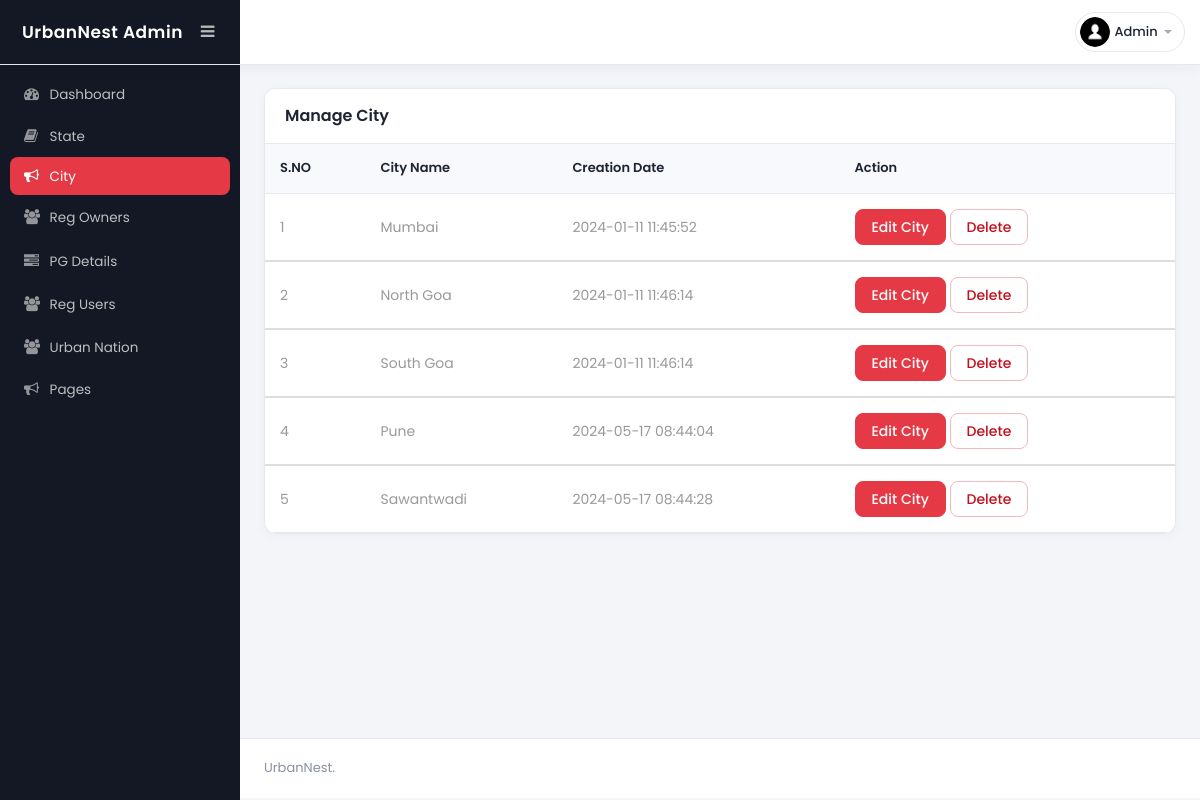
Screenshot of /admin/manage-city.php (signed in) with the database file from the repository.
### tables this page shows
CREATE TABLE `tblcity` (
  `ID` int(10) NOT NULL,
  `StateID` int(10) DEFAULT NULL,
  `City` varchar(120) DEFAULT NULL,
  `CreationDate` timestamp NULL DEFAULT current_timestamp()
);

### includes/security.php (called while the page is built, shortened)
<?php
function h($value): string
{
    return htmlspecialchars((string) ($value ?? ''), ENT_QUOTES, 'UTF-8');
}
function current_admin_id(): int
{
    return (int) ($_SESSION['pgasaid'] ?? 0);
}
function csrf_token(): string
{
    return $_SESSION['csrf_token'];
}

### admin/manage-city.php (the view, shortened to what this page needs)
<?php
require_once __DIR__ . '/../includes/security.php';
include('includes/dbconnection.php');
?>
<!DOCTYPE html>
<head>
<link rel="stylesheet" href="css/bootstrap.min.css" >
<link href="css/style.css" rel='stylesheet' type='text/css' />
<link href="css/style-responsive.css" rel="stylesheet"/>
<link rel="stylesheet" href="css/font.css" type="text/css"/>
<link href="css/font-awesome.css" rel="stylesheet">
<link rel="stylesheet" href="../css/panel.css">
</head>
<body>
<section id="container">
<?php include_once('includes/header.php');?>
<?php include_once('includes/sidebar.php');?>
<section id="main-content">
	<section class="wrapper">
		<div class="table-agile-info">
 <div class="panel panel-default">
    <div class="panel-heading">
     Manage City
    </div>
    <div>
      <table class="table" ui-jq="footable" ui-options='{
        "paging": {
          "enabled": true
        },
        "filtering": {
          "enabled": true
        },
        "sorting": {
          "enabled": true
        }}'>
        <thead>
          <tr>
            <th data-breakpoints="xs">S.NO</th>
            <th>City Name</th>
            <th>Creation Date</th>
            <th data-breakpoints="xs">Action</th>
          </tr>
        </thead>
        <?php
$ret=mysqli_query($con,"select * from  tblcity");
$cnt=1;
while ($row=mysqli_fetch_array($ret)) {
?>
        <tbody>
          <tr data-expanded="true">
            <td><?php echo $cnt;?></td>
                  <td><?php echo h($row['City']); ?></td>
                  <td><?php echo h($row['CreationDate']); ?></td>
                  <td><a href="edit-city.php?editid=<?php echo h($row['ID']); ?>" class="btn btn-primary">Edit City</a>
                      <a href="manage-city.php?delid=<?php echo h($row['ID']); ?>&csrf_token=<?= h(csrf_token()) ?>" class="btn btn-danger" onClick="return confirm('Do you really want to delete?');">Delete</a>
                </tr>
                <?php
$cnt=$cnt+1;
}?>
 </tbody>
            </table>
    </div>
  </div>
</div>
</section>
		 <?php include_once('includes/footer.php');?>
</section>
</section>
</body>
</html>

### admin/includes/header.php (shortened to what this page needs)
<?php
require_once __DIR__ . '/../../includes/security.php';
require_once __DIR__ . '/dbconnection.php';
?>
<header class="header fixed-top clearfix">
    <div class="brand">
        <a href="dashboard.php" class="logo">
            UrbanNest Admin
        </a>
        <div class="sidebar-toggle-box">
            <div class="fa fa-bars"></div>
        </div>
    </div>
    <div class="top-nav clearfix">
        <ul class="nav pull-right top-menu">
            <li class="dropdown">
                <a data-toggle="dropdown" class="dropdown-toggle" href="#">
                    <?php
                    $adid = current_admin_id();
                    $ret = mysqli_query($con, "select AdminName from tbladmin where ID=" . $adid);
                    $row = mysqli_fetch_array($ret);
                    $name = $row['AdminName'] ?? '';
                    ?>
                    <img alt="" src="images/2.png">
                    <span class="username"><?php echo h($name); ?></span>
                    <b class="caret"></b>
                </a>
            </li>
        </ul>
    </div>
</header>

### admin/css/style.css (style rules this page uses)
ul, ol { margin: 0; }
html, body { font-family: 'Roboto', sans-serif; font-size: 100%; overflow-x: hidden; background: url(../images/bg.jpg) no-repeat 0px 0px; background-size:cover; }
body a { transition: 0.5s all ease; -webkit-transition: 0.5s all ease; -moz-transition: 0.5s all ease; -o-transition: 0.5s all ease; -ms-transition: 0.5s all ease; text-decoration:none; }
ul,label { margin:0; padding:0; }
#main-content { margin-left:240px; -webkit-transition:all .3s ease-in-out; -moz-transition:all .3s ease-in-out; -o-transition:all .3s ease-in-out; transition:all .3s ease-in-out; }
.header { left:0; right:0; z-index:1002; background:rgb(240, 188, 180); -webkit-transition:all .3s ease-in-out; -moz-transition:all .3s ease-in-out; -o-transition:all .3s ease-in-out; transition:all .3s ease-in-out; }
.fixed-top { position:fixed; box-shadow:1px 0 3px rgba(0,0,0,.15); }
.wrapper { display:inline-block; margin-top:80px; padding:15px; width:100%; }
.brand { background:#8b5c7e; float:left; width:240px; height:80px; position:relative; }
a.logo { font-size:22px; color:#fff; float:left; margin:20px 0 0 25px; text-transform:uppercase; }
#top_menu .nav>li,ul.top-menu>li { float:left; }
ul.top-menu { margin-right:15px; margin-top: 0; }
ul.top-menu > li > a { color: #fff; font-size: 16px; background: #8b5c7e; padding: 4px 8px; margin-right: 15px; border-radius: 50%; -webkit-border-radius: 50%; padding-right: 8px !important; }
.top-nav { margin-top:20px; }
.top-nav img { border-radius:50%; -webkit-border-radius:50%; width:33px; }
.top-nav .username { font-size:13px; color:#fff; }
.top-nav ul.top-menu>li>a { border-radius: 100px; -webkit-border-radius: 100px; padding: 0px; background: none; margin-right: 0; border: 1px solid #8b5c7e; background: #8b5c7e; }
.top-nav ul.top-menu>li { margin-left:10px; }
.top-nav .nav .caret { border-bottom-color:#A4AABA; border-top-color:#A4AABA; }
.sidebar-toggle-box { float:left; margin-top:23px; margin-left:-15px; background:#8b5c7e; border-radius:50%; -webkit-border-radius:50%; width:32px; height:32px; position:absolute; right:-15px; }
.sidebar-toggle-box .fa-bars { cursor:pointer; display:inline-block; font-size:15px; padding:8px 8px 8px 9px; color:#fff; }
.panel-heading { position: relative; height: 57px; line-height: 57px; letter-spacing: 0.2px; color: #000; font-size: 18px; font-weight: 400; padding: 0 16px; background:#ddede0; border-top-right-radius: 2px; border-top-left-radius: 2px; text-transform: uppercase; text-align: center; }
.panel { border: none ! important; }
.table>thead>tr>th { border-bottom: 1px solid #e1ab91 ! important; }
.table>tbody>tr>td, .table>tbody>tr>th, .table>tfoot>tr>td, .table>tfoot>tr>th, .table>thead>tr>td, .table>thead>tr>th { border-bottom: 1px solid #e9e9e9 ! important; }
.table > thead > tr > th, .table > tbody > tr > th, .table > tfoot > tr > th, .table > thead > tr > td, .table > tbody > tr > td, .table > tfoot > tr > td { border-top: none !important; }
.table td, .table>tbody>tr>td, .table>tbody>tr>th, .table>tfoot>tr>td, .table>tfoot>tr>th, .table>thead>tr>td, .table>thead>tr>th { padding: 15px!important; }
.table > thead > tr > th, .table > tbody > tr > th, .table > tfoot > tr > th, .table > thead > tr > td, .table > tbody > tr > td, .table > tfoot > tr > td { font-size: 0.9em; color: #999; border-top: none !important; }
.table-agile-info { background: #eef9f0; padding: 2em; border-radius: 4px; -webkit-box-shadow: 0 1px 1px rgba(0,0,0,.05); box-shadow: 0 1px 1px rgba(0,0,0,.05); }
.panel-default>.panel-heading { color: #000000 ! important; background-color: #ddede0 ! important; border-color: #ddede0 ! important; font-size: 20px; }

### rows the page displays
tblcity: City "Mumbai", CreationDate "2024-01-11 11:45:52"
tblcity: City "North Goa", CreationDate "2024-01-11 11:46:14"
tblcity: City "South Goa", CreationDate "2024-01-11 11:46:14"
tblcity: City "Pune", CreationDate "2024-05-17 08:44:04"
tblcity: City "Sawantwadi", CreationDate "2024-05-17 08:44:28"

### other values shown
$name "Admin"
